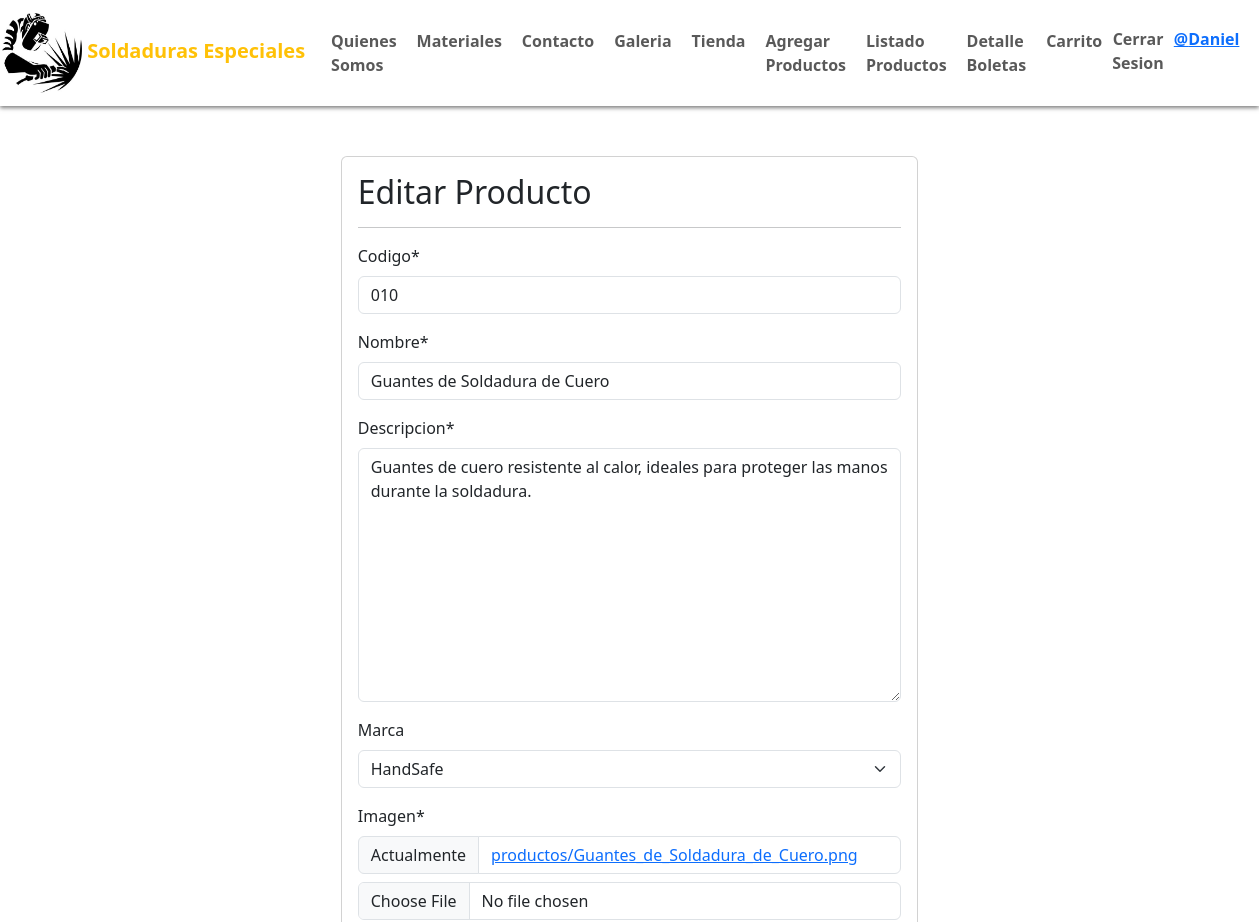
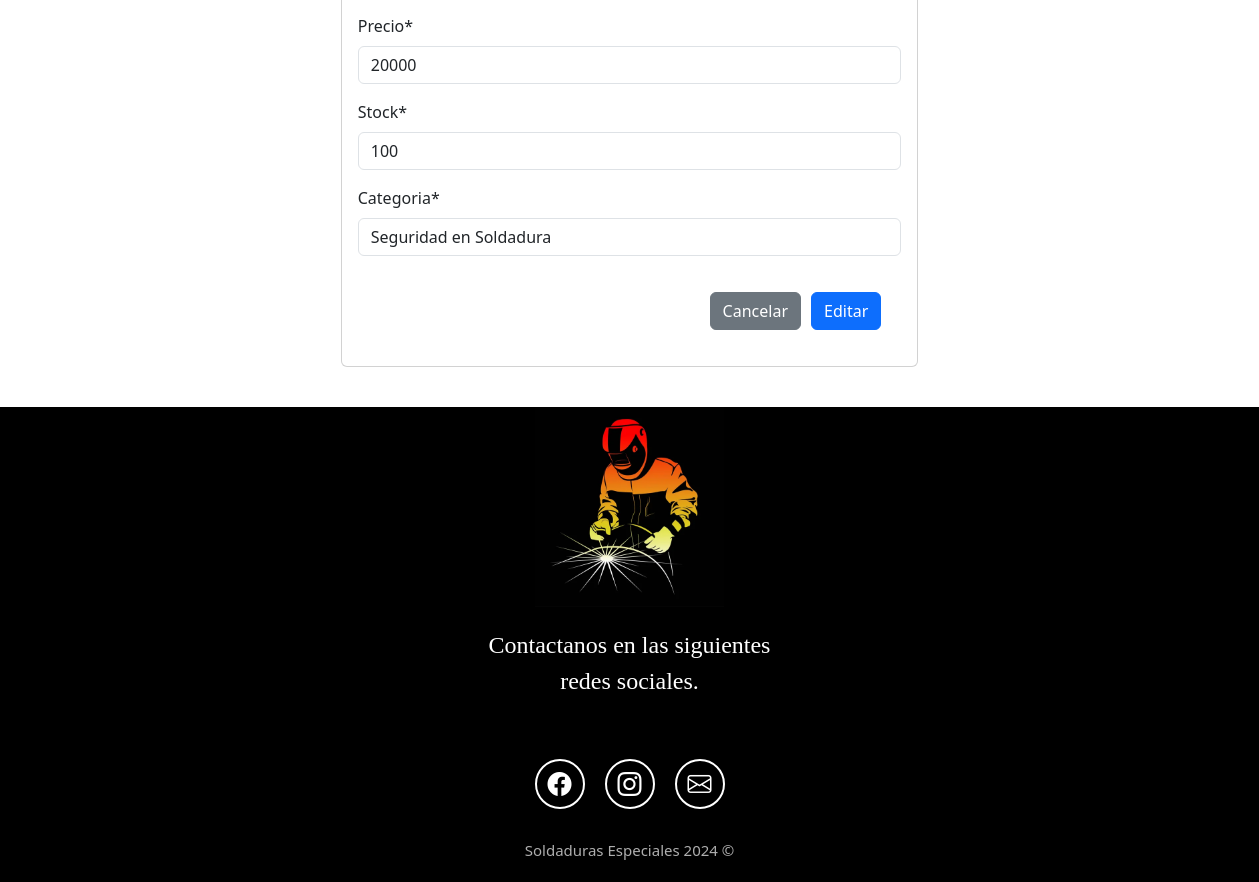
The page /modificar-productos/10/ (signed in) on the database its author committed (2 pictures, top to bottom).
### myapp/models.py (models this page shows, shortened)
class Producto(models.Model):
    codigo = models.CharField(max_length=100, unique=True)
    nombre = models.CharField(max_length=200)
    descripcion = models.TextField()
    marca = models.ForeignKey(Marca, on_delete=models.PROTECT, null=True, blank=True, default=None)
    imagen = models.ImageField(upload_to='productos', null=True)
    precio = models.IntegerField()
    stock = models.IntegerField()
    categoria = models.CharField(max_length=100)

class Marca(models.Model):
    nombre= models.CharField(max_length=50)
    def __str__(self):
        return self.nombre

### myapp/views.py (the view, shortened to what this page needs)
# urls.py: path('modificar-productos/<id>/', views.modificar_productos, name="modificar_productos"),
@permission_required('myapp.change_producto')
def modificar_productos(request, id):
    producto = get_object_or_404(Producto, id=id)
    data = {
        'form': ProductoForm(instance=producto)
    }
    return render(request, 'myapp/modificar.html', data)

### myapp/forms.py (shortened to what this page needs)
class ProductoForm(forms.ModelForm):
    nombre = forms.CharField(min_length=3, max_length=50)
    precio = forms.IntegerField(min_value=1, max_value=1500000)
    codigo = forms.CharField(min_length=3, max_length=30)
    stock = forms.IntegerField(min_value=0, max_value=99)
    class Meta:
        model = Producto
        fields = '__all__'

### myapp/templates/myapp/modificar.html (shortened to what this page needs)
{% extends 'myapp/base.html' %}
{% block content %}
{% load crispy_forms_tags %}
        <div class="row" style="padding: 40px; margin-top: -20px;">
            <div class="col-12 col-md-6 offset-md-3">
                <div class="card">
                    <div class="card-body">
                        <h2>Editar Producto</h2>
                        <hr>
                        <form action="" method="post" enctype="multipart/form-data">
                            {{ form | crispy }}
                            <div class="d-flex justify-content-end" style="padding: 20px; gap: 10px;" >
                                <input type="reset" value="Cancelar" class="btn btn-secondary">
                                <input type="submit" value="Editar" class="btn btn-primary">
                            </div>
                        </form>
            </div>
        </div>
    </div>
</div>
{% endblock %}

### myapp/templates/myapp/base.html (shortened to what this page needs)
{% load static %}
<!DOCTYPE html>
<html lang="en">
<head>
    <link rel="stylesheet" href="{% static 'css/base.css' %}">
    <link href="https://cdn.jsdelivr.net/npm/bootstrap@5.3.3/dist/css/bootstrap.min.css" rel="stylesheet">
    <link rel="stylesheet" href="https://cdn.jsdelivr.net/npm/bootstrap-icons@1.11.3/font/bootstrap-icons.min.css">
</head>
<body>
    <header>
        <nav class="navbar navbar-expand-md navbar-light bg-succes">
            <div class="container-fluid" style="margin-left: -10px">
                <a class="navbar-brand" href="#">
                    <img src="{% static 'img/solda.jpg' %}" width="80px" height="80px">
                    <span class="text-warning">Soldaduras Especiales</span>
                </a>
                <div class="collapse navbar-collapse" id="menu" style="font-size: 1rem;">
                    <ul class="navbar-nav me-auto">
                        <li class="nav-item">
                            <a class="nav-link" href="{% url 'index' %}">Quienes Somos</a>
                        </li>
                        <li class="nav-item">
                            <a class="nav-link" href="{% url 'materiales' %}">Materiales</a>
                        </li>
                        <li class="nav-item">
                            <a class="nav-link" href="{% url 'contacto' %}">Contacto</a>
                        </li>
                        <li class="nav-item">
                            <a class="nav-link" href="{% url 'galeria' %}">Galeria</a>
                        </li>
                        <li class="nav-item">
                            <a class="nav-link" href="{% url 'tienda_productos' %}">Tienda</a>
                        </li>
                        {% if perms.app.add_producto %}
                            <li class="nav-item">
                                <a class="nav-link" href="{% url 'agregar_producto' %}">Agregar Productos</a>
                            </li>
                        {% endif %}
                        {% if perms.app.view_producto %}
                            <li class="nav-item">
                                <a class="nav-link" href="{% url 'listar_productos' %}">Listado Productos</a>
                            </li>
                        {% endif %}
                    </ul>
                    <ul class="navbar-nav ms-auto">
                        {% if user.is_authenticated %}
                            <li class="nav-item">
                                <a class="nav-link" href="{% url 'listar_ventas' %}">Detalle Boletas</a>
                            </li>
                            <li class="nav-item">
                                <a class="nav-link" href="{% url 'ver_carrito' %}">Carrito</a>
                            </li>
                            <li>
                                <form method="post" action="{% url 'logout' %}">
                                    <button type="submit" class="nav-link btn btn-link" style="padding: 0; border: none;">Cerrar Sesion</button>
                                </form>
                            </li>
                            <li>
                                <a href="{% url 'editar_perfil' %}">@{{ user.username }}</a>
                            </li>
                        {% endif %}
                    </ul>
                </div>
            </div>
        </nav>
    </header>
    <main>
        {% block content %}
        {% endblock %}
    </main>
    <footer class="oscuro d-flex flex-column align-items-center justify-content-center">
        <img src="{% static 'img/footer-logo.jpg' %}" class="footer-logo" alt="logo de footer">
        <p class="oscuro footer-texto text-center">Contactanos en las siguientes <br>redes sociales.</p>
        <div class="iconos-redes-sociales d-flex flex-wrap align-items-center justify-content-center">
            <a href="https://www.facebook.com/soldadurasespecialesmaipu" target="_blank" rel="noopener noreferrer">
                <i class="bi bi-facebook"></i>
            </a>
            <a href="https://www.instagram.com/soldadurasespeciales_maipu/" target="_blank" rel="noopener noreferrer">
                <i class="bi bi-instagram"></i>
            </a>
            <a href="mailto:Camilourra.1992@gmail.com" target="_blank" rel="noopener noreferrer">
                <i class="bi bi-envelope"></i>
            </a>
        </div>
        <div class="derechos">Soldaduras Especiales 2024 &#169;</div>
    </footer>
</body>
</html>

### myapp/static/css/base.css (style rules this page uses)
* { box-sizing: border-box; }
nav { position: fixed; width: 100%; box-shadow: 0 2px 4px 0 rgba(0,0,0,.5); margin-bottom: 30px; padding-bottom: 20px; }
body { font-family: 'Franklin Gothic Medium', 'Arial Narrow', Arial, sans-serif; margin: 0; }
h2 { font-size: 2.7em; }
p { font-size: 1.25em; }
ul { list-style: none; }
button { font-size: 1.5em; font-weight: bold; padding: 10px 20px; color: aliceblue; }
.oscuro { color: white; background-color: black; }
header { text-decoration: none; font-weight: bold; font-size: 1rem; }
#menu a { border-radius: 20px; padding: 2px 10px; }
.footer-logo { width: auto; height: 200px; display: flex; flex-wrap: wrap; }
.footer-texto { font-size: 1.5rem; padding: 20px; margin-bottom: 30px; font-family: 'Times New Roman', Times, serif; }
.iconos-redes-sociales a { width: 50px; height: 50px; display: flex; align-items: center; justify-content: center; padding: 2px; margin: 10px; border: 2px solid white; border-radius: 50%; transition: all 0.2s ease-in; }
.iconos-redes-sociales i { color: white; font-size: 1.5rem; transition: all 0.2s ease-in; }
.derechos { font-size: 15px; color: #aeaeae; padding: 20px; }

### rows shown on the page
Producto: codigo "010", nombre "Guantes de Soldadura de Cuero", descripcion "Guantes de cuero resistente al calor, ideales para proteger las manos durante la soldadura.", marca "HandSafe", precio "20000", stock "100", categoria "Seguridad en Soldadura"

### other values the page prints
{{ user.username }} "Daniel"
